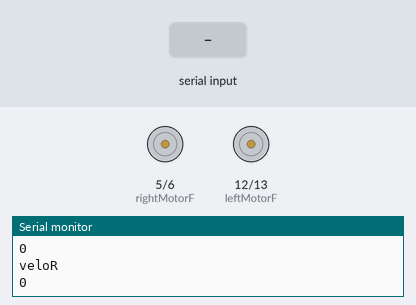
A sketch run on a simulated Arduino Uno, built with avr-gcc and run on an emulated ATmega328P. Parts: motor-driver pin pairs drawn as motors (green arrow = first pin HIGH = forward, orange = second pin HIGH = backward, longer = more drive, scaled by the enable pin), the last lines printed to the serial monitor. The inputs (shaded band) are chosen by the test bench.

Above: at 1.2 s.
1.3 s: "0" received over the second serial link
At 1.8 s:
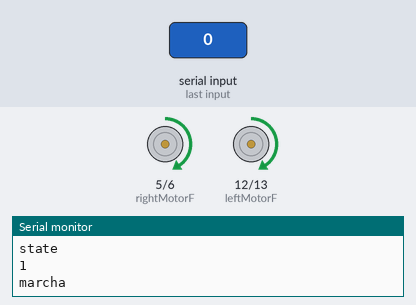
2.8 s: "2" received over the second serial link
At 3.2 s:
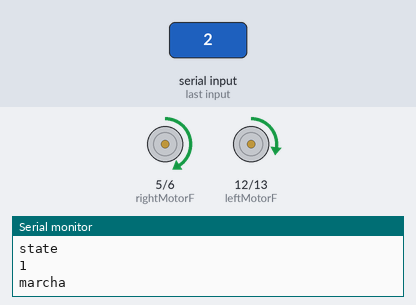
4.3 s: "3" received over the second serial link
At 5.2 s:
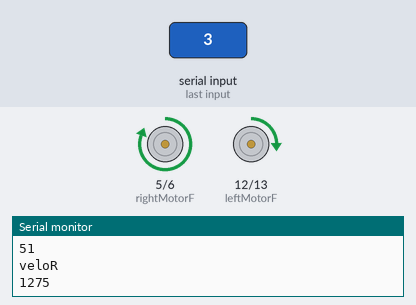
5.8 s: "4" received over the second serial link
At 7.0 s:
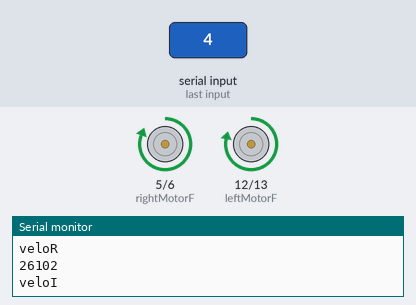
7.3 s: "6" received over the second serial link
At 8.1 s:
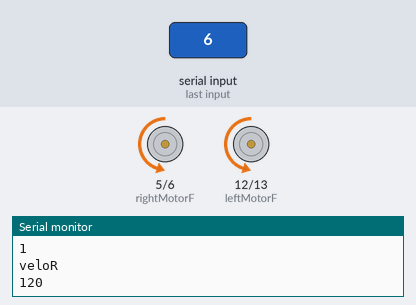
Timing chart, 0 to 10.3 s (numbered marks = the images above; inputs shaded):
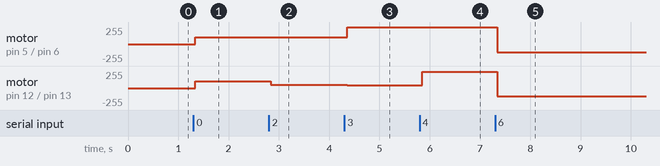

Measured:
- after the input at 1.3 s, motor on pin 5 (rightMotorF) / pin 6 (rightMotorB), motor on pin 12 (leftMotorF) / pin 13 (leftMotorB): stopped → forward 102/255 at once
- after the input at 2.8 s, motor on pin 12 (leftMotorF) / pin 13 (leftMotorB): forward 102/255 → forward 50/255 at once
- after the input at 4.3 s, motor on pin 5 (rightMotorF) / pin 6 (rightMotorB): forward 102/255 → forward 255/255 after 0.06 s; motor on pin 12 (leftMotorF) / pin 13 (leftMotorB): forward 50/255 → forward 41/255 after 0.06 s
- after the input at 5.8 s, motor on pin 12 (leftMotorF) / pin 13 (leftMotorB): forward 41/255 → forward 246/255 after 0.05 s
- after the input at 7.3 s, motor on pin 5 (rightMotorF) / pin 6 (rightMotorB): forward 255/255 → backward 120/255 after 0.05 s; motor on pin 12 (leftMotorF) / pin 13 (leftMotorB): forward 246/255 → backward 120/255 after 0.05 s

The sketch:

hallsTerror.ino
```cpp
/*
  Para comunicar nuestro coche radiocontrol usaremos una liberia que nos permitira definir
 2 pines como entrada y salida para el modulo bluetooth que no seran los definidos por defecto
 (0 y 1), haciendo esto podremos usar la consola del ordenador para facilitar las pruebas.
 */
#include <SoftwareSerial.h>
SoftwareSerial BT1(4,2); // RX, TX recorder que se cruzan

// Vamos a nombrar los pines que vamos a usar.
#define leftMotorF 12
#define leftMotorB 13
#define leftMotorSpeed 11
#define rightMotorF 5
#define rightMotorB 6
#define rightMotorSpeed 10

// Definimos las variables asociadas al movimiento del coche y una funcion para cambiarlas rapidamente
int velocidadR; // Las velocidades de cada rueda
int velocidadI;
int estado;	// El estado define si el coche esta detenido (0), en marcha (1) o marcha atras (-1)
int marcha; // La marcha es un modificador (multiplicador) de la velocidad.
char str[2],i; // Necesitaremos este par de variables para leer la señal bluetooht

void setValues(int sv_velocidadI, int sv_velocidadR, int sv_estado, int sv_marcha){
  velocidadI = sv_velocidadI;
  velocidadR = sv_velocidadR;
  estado = sv_estado;
  marcha = sv_marcha;
}

// the setup routine runs once when you press reset:
void setup() {
  // initialize the digital pin as an output.
  pinMode(leftMotorF, OUTPUT);
  pinMode(leftMotorB, OUTPUT);
  pinMode(leftMotorSpeed, OUTPUT);
  pinMode(rightMotorF, OUTPUT);
  pinMode(rightMotorB, OUTPUT);
  pinMode(rightMotorSpeed, OUTPUT);
  Serial.begin(9600);      // open the serial port at 9600 bps:
  Serial.println("Enter AT commands:");
  BT1.begin(9600);
}

/*
  El coche tendra dos estados, "En marcha" y "Parado". Tendremos 2 acciones mediante la aplicacion,
  "Arrancar" y "Detener".
  De esta forma una vez el coche este en marcha podremos cambiar las velocidades o hacer que gire
  mientras sigue en marcha.
 */

/*
  Al arrancar el coche se pondra en movimiento. El movimiento sera hacia el frente en primera marcha.
 */
void arrancar(){ //Quiza deberia solo permitirse con el coche detenido
  if(estado == 0){
    Serial.println("Arrancando!");
    setValues(102, 102, 1, 2);
  }
  else if(estado == 1){
    Serial.println(velocidadR);
    Serial.println(velocidadI);
    setValues(51*marcha, 51*marcha, estado, marcha);
  }
  else if(estado == -1){
    Serial.println(velocidadR);
    Serial.println(velocidadI);
    setValues(0, 0, 0, 0);
  }
  Serial.println(estado);
  Serial.println(marcha);
}
/*
  El coche se detiene, poniendo las variables a 0
 */
void detener(){
  Serial.println("Parando!");
  setValues(0, 0, 0, 0);
}
/*
  Los giros se realizan disminuyendo la velocidad de una de las ruedas, la cantidad se deberia determinar
 en la fase de pruebas (la mitad actualmente).
 */
void girarI(){
  if(estado == -1){
    Serial.println("Girando a la izquierda marcha atras!");
    setValues(70*marcha, 140*marcha, estado, marcha);
  }
  else{
    Serial.println("Girando a la izquierda!");
    setValues(25*marcha, 51*marcha, estado, marcha);
  }
}
void girarD(){
  if(estado == -1){
    Serial.println("Girando a la derecha marcha atras!");
    setValues(140*marcha, 70*marcha, estado, marcha);
  }
  else{
    Serial.println("Girando a la derecha!");
    setValues(51*marcha, 25*marcha, estado, marcha);
  }
}

/*
  La marcha atras solo tiene la peculariedad de cambiar el estado, el cual se tiene en cuenta a la hora de escribir
 en los pines la señal. Ademas se empieza la marcha atras en la marcha minima.
 Es posible que no deba haber marchas cuando se conduce hacia atras, y que tampoco se deba permitir la marcha
 atras sin detener previamente el coche.
 */
void marchaAtras(){
  if(estado == 1){
    detener();
    Serial.println("Parando para Marcha Atras!");
  }
  else{
    Serial.println("Marcha Atras!");
    setValues(120, 120, -1, 1);
  }
}
/*
  Los aumentos y disminuciones de marcha se limitan a modificar controladamente el valor de la variable "marcha".
 */
void disminuirMarcha(){
  if((marcha > 2) && (estado == 1)){
    Serial.println("Disminuyendo marcha!");
    marcha--;
    setValues(51*marcha, 51*marcha, 1, marcha);
  }
  else{
    Serial.println("Marcha minima");
  }
}
void aumentarMarcha(){
  if((marcha < 5) && (estado == 1)){
    Serial.println("Aumentando marcha!");
    marcha++;
    setValues(51*marcha, 51*marcha, 1, marcha);
  }
  else{
    Serial.println("Marcha maxima");
  }
}

/*
  El coche al estar en marcha avanzara hacia delante a velocidad constante, y solo mientras sean
  accionados los botones del RC para girar, el coche girara. Por lo que al no ser pulsado ningun
  boton, el coche avanzara hacia delante, se
 mantendra detenido o continuara dirigiendose hacia atras en linea recta en funcion del estado.
 */
 /*
void continuar(){
  if (marcha == -1){ // MarchaAtras
    setValues(51*marcha, 51*marcha, -1, marcha);
    Serial.println("Continuando MA");
  }
  else if (marcha == 0) { // Parado
    setValues(0, 0, 0, 0);
    Serial.println("Continuando Parado");
  }
  else{ // Avanzando
    setValues(51*marcha, 51*marcha, 1, marcha);
        Serial.println("Continuando Avanzando");
  }
}
*/

char GetLine(){
  char s;
  if (Serial.available()){
    char s = Serial.read();
    return s;
  }
}


// the loop routine runs over and over again forever:
void loop() {
  if (BT1.available()){ //Obtenemos la funcion que está ejecutando

    char ch=BT1.read();
    str[i++]=ch;
    Serial.write(ch);
    if(str[i-1] == '0'){ // Arrancar
      Serial.write(BT1.read());
      arrancar();

    }
    else if(str[i-1] == '1'){ // Detener
      Serial.write(BT1.read());
      detener();

    }
    else if(str[i-1] == '2'){ // Girar izquierda
      Serial.write(BT1.read());
      girarI();

    }
    else if(str[i-1] == '3'){ // Girar derecha
      Serial.write(BT1.read());
      girarD();

    }
    else if(str[i-1] == '4'){ // Disminuir marcha
      Serial.write(BT1.read());
      disminuirMarcha();

    }
    else if(str[i-1] == '5'){ // Aumentar marcha
      Serial.write(BT1.read());
      aumentarMarcha();

    }
    else if(str[i-1] == '6'){ // Marcha atras
      Serial.write(BT1.read());
      marchaAtras();
      i=0;

    }


  }
  /*
  else{ //Si no se realiza ninguna funcion, sigue su curso normal (seguir avanzando hacia delante, atras
  // o mantenerse detenido)
    continuar();
  }
  */

  // Por ultimo, se le envia al coche la señal correspondiente para su movimiento.
  if (estado == -1){ // MarchaAtras
    digitalWrite(leftMotorF, LOW);
    digitalWrite(leftMotorB, HIGH);
    analogWrite(leftMotorSpeed, velocidadI);
    digitalWrite(rightMotorF, LOW);
    digitalWrite(rightMotorB, HIGH);
    analogWrite(rightMotorSpeed, velocidadR);
  }
  //  else if (marcha == 0) { // Parado
  //  	analogWrite(leftMotorF, 0);
  //	analogWrite(leftMotorB, 0);
  //	analogWrite(rightMotorF, 0);
  //	analogWrite(rightMotorB, 0);
  //  }
  else{ // Avanzando
    digitalWrite(leftMotorF, HIGH);
    digitalWrite(leftMotorB, LOW);
    analogWrite(leftMotorSpeed, velocidadI);
    digitalWrite(rightMotorF, HIGH);
    digitalWrite(rightMotorB, LOW);
    analogWrite(rightMotorSpeed, velocidadR);
  }

    //digitalWrite(leftMotorF, HIGH);
    //digitalWrite(leftMotorB, LOW);
    //analogWrite(leftMotorSpeed, 100);
    //digitalWrite(rightMotorF, HIGH);
    //digitalWrite(rightMotorB, LOW);
    //analogWrite(rightMotorSpeed, 100);

  Serial.println("veloR ");
    Serial.println(velocidadR);
      Serial.println("veloI ");
  Serial.println(velocidadI);
 Serial.println("state " );
   Serial.println(estado);
Serial.println("marcha ");
  Serial.println(marcha);
  if (Serial.available()){
    char s = GetLine();
    BT1.println(s);
    Serial.println("---> " + s);
  }
}
```
